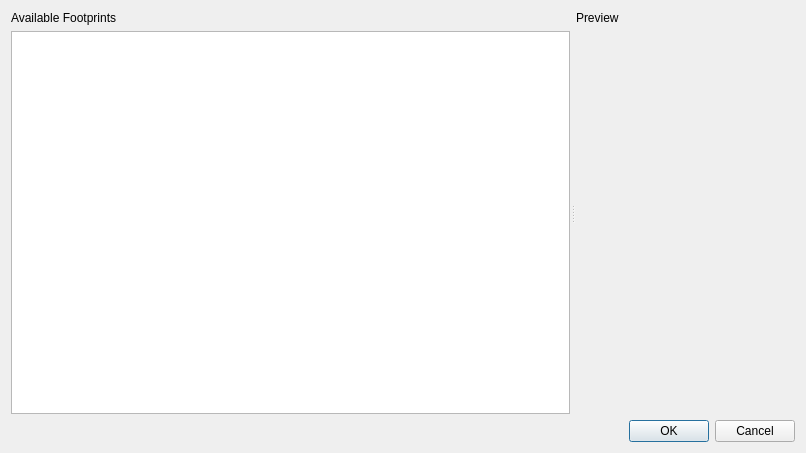
<?xml version="1.0" encoding="UTF-8"?>
<ui version="4.0">
 <class>SelectFPDialog</class>
 <widget class="QDialog" name="SelectFPDialog">
  <property name="geometry">
   <rect>
    <x>0</x>
    <y>0</y>
    <width>806</width>
    <height>453</height>
   </rect>
  </property>
  <property name="windowTitle">
   <string>Select Footprint</string>
  </property>
  <layout class="QVBoxLayout" name="verticalLayout">
   <item>
    <widget class="QSplitter" name="splitter">
     <property name="sizePolicy">
      <sizepolicy hsizetype="Expanding" vsizetype="Expanding">
       <horstretch>0</horstretch>
       <verstretch>0</verstretch>
      </sizepolicy>
     </property>
     <property name="frameShape">
      <enum>QFrame::NoFrame</enum>
     </property>
     <property name="orientation">
      <enum>Qt::Horizontal</enum>
     </property>
     <property name="handleWidth">
      <number>6</number>
     </property>
     <widget class="QWidget" name="verticalLayoutWidget_2">
      <layout class="QVBoxLayout" name="verticalLayout_3">
       <item>
        <widget class="QLabel" name="label_5">
         <property name="text">
          <string>Available Footprints</string>
         </property>
        </widget>
       </item>
       <item>
        <widget class="QTreeView" name="fpTree">
         <property name="sizePolicy">
          <sizepolicy hsizetype="Expanding" vsizetype="Expanding">
           <horstretch>0</horstretch>
           <verstretch>0</verstretch>
          </sizepolicy>
         </property>
        </widget>
       </item>
      </layout>
     </widget>
     <widget class="QWidget" name="verticalLayoutWidget">
      <layout class="QVBoxLayout" name="verticalLayout_2">
       <item>
        <widget class="QLabel" name="label">
         <property name="text">
          <string>Preview</string>
         </property>
        </widget>
       </item>
       <item>
        <widget class="QWidget" name="PreviewWidget" native="true">
         <property name="sizePolicy">
          <sizepolicy hsizetype="Preferred" vsizetype="Expanding">
           <horstretch>0</horstretch>
           <verstretch>0</verstretch>
          </sizepolicy>
         </property>
         <property name="minimumSize">
          <size>
           <width>100</width>
           <height>0</height>
          </size>
         </property>
         <property name="baseSize">
          <size>
           <width>200</width>
           <height>0</height>
          </size>
         </property>
        </widget>
       </item>
      </layout>
     </widget>
    </widget>
   </item>
   <item>
    <widget class="QDialogButtonBox" name="buttonBox">
     <property name="orientation">
      <enum>Qt::Horizontal</enum>
     </property>
     <property name="standardButtons">
      <set>QDialogButtonBox::Cancel|QDialogButtonBox::Ok</set>
     </property>
    </widget>
   </item>
  </layout>
 </widget>
 <resources/>
 <connections>
  <connection>
   <sender>buttonBox</sender>
   <signal>accepted()</signal>
   <receiver>SelectFPDialog</receiver>
   <slot>accept()</slot>
   <hints>
    <hint type="sourcelabel">
     <x>248</x>
     <y>254</y>
    </hint>
    <hint type="destinationlabel">
     <x>157</x>
     <y>274</y>
    </hint>
   </hints>
  </connection>
  <connection>
   <sender>buttonBox</sender>
   <signal>rejected()</signal>
   <receiver>SelectFPDialog</receiver>
   <slot>reject()</slot>
   <hints>
    <hint type="sourcelabel">
     <x>316</x>
     <y>260</y>
    </hint>
    <hint type="destinationlabel">
     <x>286</x>
     <y>274</y>
    </hint>
   </hints>
  </connection>
 </connections>
</ui>
